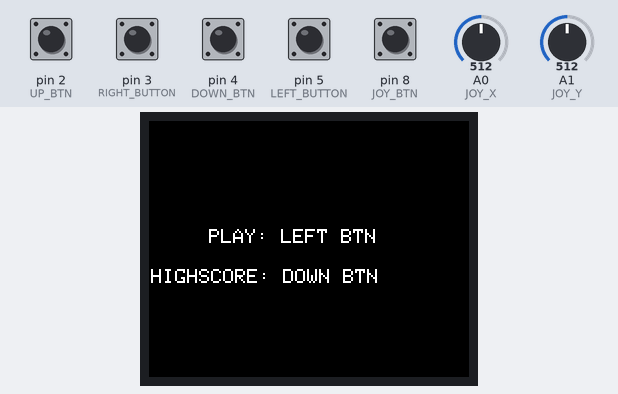
Bench run of a sketch on a simulated Arduino Uno, built with avr-gcc and run on an emulated ATmega328P. Parts: 160×128 colour display. The test bench sets the inputs (shaded band); at power-on: pin 2 (UP_BTN), pin 3 (RIGHT_BUTTON), pin 4 (DOWN_BTN), pin 5 (LEFT_BUTTON), pin 8 (JOY_BTN) HIGH, A1 (JOY_Y) = 512, A0 (JOY_X) = 512. Random numbers use the default seed unless the sketch sets one; what the sketch prints to the serial monitor is not drawn.

Above: at 2.4 s.
2.5 s: pin 5 (LEFT_BUTTON) pulled LOW for 0.15 s
At 3.5 s:
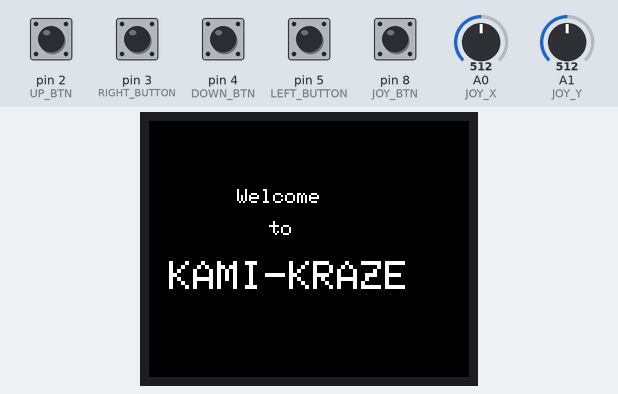
5.5 s: pin 2 (UP_BTN) pulled LOW for 1 s
At 7.3 s:
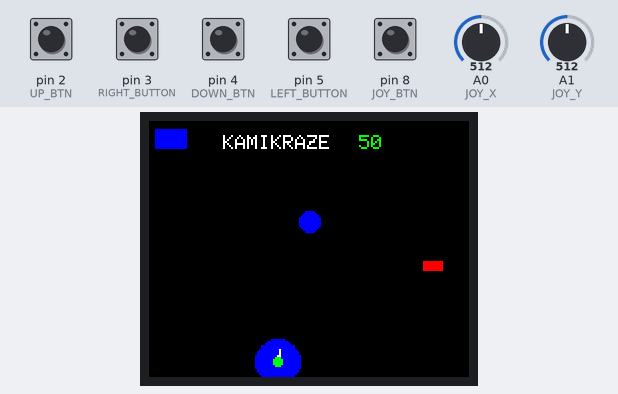
8.0 s: A1 (JOY_Y) set to 716
At 8.23 s:
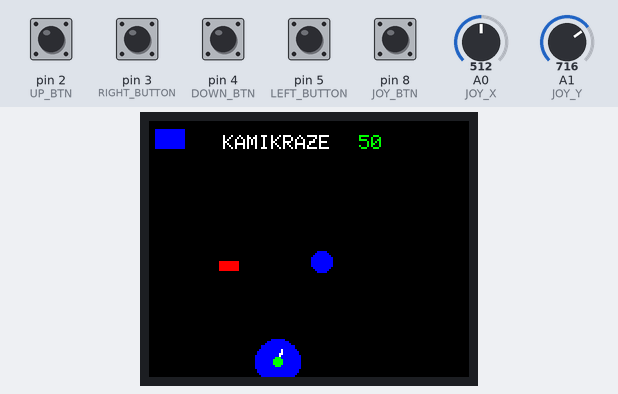
9.5 s: A0 (JOY_X) set to 716
At 9.76 s:
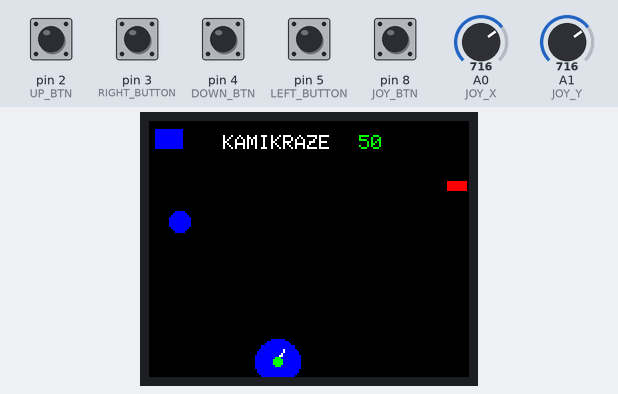
11.1 s: pin 3 (RIGHT_BUTTON) pulled LOW for 0.15 s
At 11.3 s:
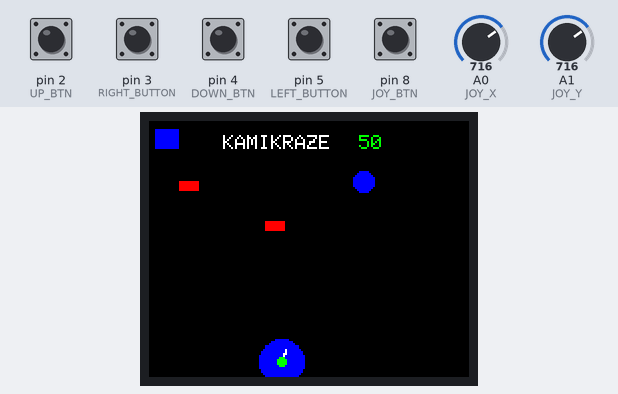
12.7 s: pin 8 (JOY_BTN) pulled LOW for 1 s
At 26.1 s:
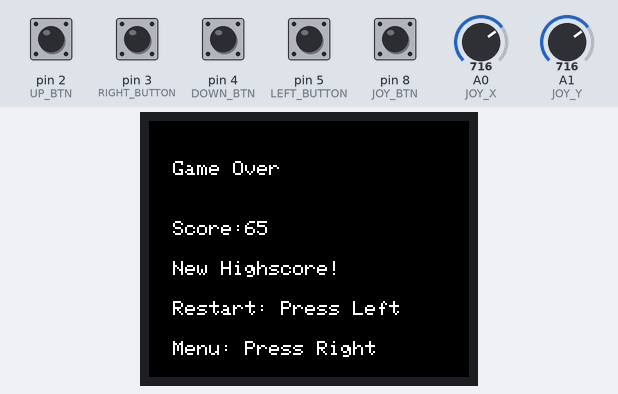

The sketch:

main21.ino
```cpp
//teamID - 65
//ARDDUGEM

#include <Adafruit_GFX.h>  // Core graphics library // Hardware-specific library
#include <Adafruit_ST7735.h>
#include <Wire.h>

// Define pins for the joystick
#define JOY_X 0
#define JOY_Y 1
#define LEFT_BUTTON 5
#define RIGHT_BUTTON 3
#define START_BUTTON 6
#define JOY_BTN 8
#define UP_BTN 2
#define DOWN_BTN 4

#define TFT_CS 10
#define TFT_RST 12
#define TFT_DC 9

#define BLACK 0x0000
#define RED 0x001F
#define BLUE 0xF800
#define GREEN 0x07E0
#define CYAN 0x07FF
#define MAGENTA 0xF81F
#define YELLOW 0xFFE0
#define WHITE 0xFFFF

#define BALL_RADIUS 2
#define BALL_SPEED 4

// Initialize the display
Adafruit_ST7735 tft = Adafruit_ST7735(TFT_CS, TFT_DC, TFT_RST);

unsigned long currentTime = millis();

int score = 0;
int playerLife = 100;
int highscore = 0;


float playerX = 64;
float playerY = 120;
float playerSize = 11.6;
int moveStep = 1;

class GreenBall {
public:
  float x, y;
  float radius = 2;
  float speed = 1.5;
  float directionX, directionY;
  bool released;

  GreenBall(float startX, float startY, float r, float s)
    : x(startX), y(startY), radius(r), speed(s), released(false) {}

  void clear(Adafruit_ST7735 &tft) {
    if (released) {
      tft.fillCircle(x, y, radius, ST7735_BLACK);
      tft.fillCircle(playerX, playerY, playerSize, ST7735_BLUE);
    } else {
      tft.fillCircle(playerX, playerY, radius, ST7735_GREEN);
    }
  }

  // Function to draw the green ball
  void draw(Adafruit_ST7735 &tft) {
    tft.fillCircle(x, y, radius, ST7735_GREEN);
  }

  // Function to update the position of the green ball
  void update() {
    if (released) {
      x += directionX * speed;
      y += directionY * speed;
    }
  }

  // Function to release the green ball
  void release(float dirX, float dirY) {
    directionX = dirX;
    directionY = dirY;
    released = true;
  }

  // Function to check if the ball is out of bounds
  bool isOutOfBounds() {
    return (x < 5 || x > 125 || y < 5 || y > 125);
  }

  // Function to reset the green ball
  void reset(float startX, float startY) {
    x = startX;
    y = startY;
    released = false;
  }
};

class FlyingObject {
public:
  float x, y;  // Position
  int id;      // Unique identifier
  int width, height, type;
  // Dimensions for erasing the object
  virtual void update() = 0;                    // Update position
  virtual void draw(Adafruit_ST7735 &tft) = 0;  // Draw the object
  virtual void clear(Adafruit_ST7735 &tft) {    // Clear the object's previous position
    tft.fillRect(x - 7, y - 7, width + 7, height + 7, ST7735_BLACK);
  }
};

// Derived class for JustPlanes
class JustPlane : public FlyingObject {
public:
  JustPlane(int startX, int startY, int newId) {
    x = startX;
    y = startY;
    id = newId;
    width = 12;
    height = 10;
    type = 0;
  }
  void update() override {
    x -= 1.7;  // Move left
  }
  void draw(Adafruit_ST7735 &tft) override {
    tft.fillTriangle(x, y, x + 7, y + 3, x + 7, y - 3, ST7735_WHITE);
  }
};

// Derived class for Kamikazes
class Kamikaze : public FlyingObject {
public:
  Kamikaze(int startX, int startY, int newId) {
    x = startX;
    y = startY;
    id = newId;
    width = 12;
    height = 10;
    type = 1;
  }
  void update() override {
    x -= 1.7;
  }
  void draw(Adafruit_ST7735 &tft) override {
    tft.fillRect(x, y, 10, 5, ST7735_RED);
  }
};

// Derived class for health objects
class Health : public FlyingObject {
public:
  Health(int startX, int startY, int newId) {
    x = startX;
    y = startY;
    id = newId;
    width = 10;
    height = 10;
    type = 2;
  }
  void update() override {
    x -= 1.7;
  }
  void draw(Adafruit_ST7735 &tft) override {
    tft.fillCircle(x, y, 5, ST7735_BLUE);
  }
};

// Function to create a random object
FlyingObject *createRandomObject(int layer, int id, int playerLife) {
  int startY = 30 + layer * 20;    // Y position based on layer with a gap of 20 pixels
  int startX = tft.width();        // Start from the right edge
  int objectType;

  // Randomly choose the type of object
  if (playerLife < 30) {
    // Increase the likelihood of health objects when player life is low
    objectType = random(0, 9);
  } else {
    objectType = random(0, 20);
  }

  switch (objectType) {
    case 13:
    case 12:
      return new JustPlane(startX, startY, id);
    case 1:
    case 19:
    case 11:
      return new Kamikaze(startX, startY, id);
    case 3:
      return new Health(startX, startY, id);
  }
  return nullptr;  // In case of an unexpected value
}


// Function to draw the ball
void drawBall(int x, int y) {
  tft.fillCircle(x, y, BALL_RADIUS, ST7735_GREEN);
}

const int triangleVertices[3][2] = {
  { -1, 0 },  // Bottom left
  { 1, 0 },   // Bottom right
  { 0, -6 }   // Top point
};

void fallingKame(int x, int y) {
  // Initial drawing of the falling object
  tft.fillRect(x, y, 10, 5, ST7735_RED);
  // Loop to animate the falling object
  int time = millis();
  while (y < 120) {  // Update the loop condition to avoid indefinite looping
    // Erase the previous position
    if (digitalRead(LEFT_BUTTON) == LOW && playerX > 8) {
      // Erase the previous player position
      tft.fillCircle(playerX, playerY, playerSize, ST7735_BLACK);
      // Update player position to the left
      playerX -= moveStep;
      // Draw the player at the new position
      tft.fillCircle(playerX, playerY, playerSize, ST7735_BLUE);
    }

    // Check if right button is pressed
    if (digitalRead(RIGHT_BUTTON) == LOW && playerX < 122) {
      // Erase the previous player position
      tft.fillCircle(playerX, playerY, playerSize, ST7735_BLACK);
      // Update player position to the right
      playerX += moveStep;
      // Draw the player at the new position
      tft.fillCircle(playerX, playerY, playerSize, ST7735_BLUE);
    }

    tft.fillRect(x, y, 10, 5, ST7735_BLACK);

    // Increment y position for falling effect
    y++;

    // Draw the object at the new position
    tft.fillRect(x, y, 10, 5, ST7735_RED);

    // Add a slight delay for animation smoothness
    delay(10);  // Adjust the delay value as needed
  }
  currentTime -= time;

  // Draw an explosion or any other effect at the final position
  tft.fillRoundRect(x - 2, y - 2, 15, 15, 15, WHITE);
  delay(60);
  tft.fillRoundRect(x - 2, y - 2, 15, 15, 40, BLACK);
  score += 50;
  if (abs(x - playerX)<30) {
  playerLife = max(0, playerLife - (1 - abs(x - playerX) / 130) * 40);}
}

// Variables to store the previous vertices of the ball pointer
int prevVertices[3][2];

FlyingObject *objects[150];  // Array to hold pointers to objects
  int nextId = 0;
  int  i;

void setup() {
  Serial.begin(9600);
  i = 0;
  FlyingObject *objects[150];  // Array to hold pointers to objects
  int nextId = 0;
  // Initialize the TFT screen
  tft.initR(INITR_BLACKTAB);
  tft.setRotation(3);
  // Draw the initial game screen
  // Set the joystick button as input
  pinMode(LEFT_BUTTON, INPUT_PULLUP);
  pinMode(RIGHT_BUTTON, INPUT_PULLUP);
  pinMode(START_BUTTON, INPUT_PULLUP);
  tft.fillScreen(ST7735_BLACK);  // Fill screen with black
  // Draw the player for the first time
  tft.fillCircle(playerX, playerY, playerSize, ST7735_BLUE);

  for (int i = 0; i < 3; i++) {
    prevVertices[i][0] = playerX + triangleVertices[i][0];
    prevVertices[i][1] = playerY + triangleVertices[i][1];
  }
  pinMode(JOY_BTN, INPUT_PULLUP);
  pinMode(UP_BTN, INPUT_PULLUP);
  randomSeed(analogRead(random(0, 1023)));// Seed the random number generator
   tft.fillScreen(BLACK);
    tft.setRotation(3);
    tft.setCursor(44, 34);
    tft.setTextSize(1);
    tft.setTextColor(WHITE);
    tft.println("Welcome");
    tft.setCursor(60, 50);
    tft.setTextColor(WHITE);
    tft.println("to");
    tft.setTextSize(2);
    tft.setCursor(10, 70);
    tft.println("KAMI-KRAZE");
    Serial.begin(9600);
    delay(1000);
    tft.fillScreen(BLACK);
}

int prevX = playerX;
int prevY = playerY;
float xDirection = 1;
float yDirection = 1;
float angle = atan2(yDirection, xDirection);
// Variables to store the filtered joystick values
float filteredXValue = 666;
float filteredYValue = 666;
float filterStrength = 0.1;
GreenBall greenBall(playerX, playerY, BALL_RADIUS, BALL_SPEED);

void menu() {
    tft.fillScreen(BLACK);
    tft.setTextSize(1);
    tft.setCursor(30, 54); // Set cursor position
    tft.setTextColor(WHITE);
    tft.println("PLAY: LEFT BTN");
    tft.setTextColor(WHITE);
    tft.setCursor(1, 74);
    tft.println("HIGHSCORE: DOWN BTN");

    while(true) {
    if (digitalRead(LEFT_BUTTON) == LOW) {
        tft.fillScreen(BLACK);
        tft.setCursor(10, 50);
        tft.setTextColor(WHITE);
        playerLife = 100;
        score = 0;
        setup();
        gamePlay();
    }

    if (digitalRead(DOWN_BTN) == LOW) {
        tft.fillScreen(BLACK);
        tft.setCursor(10, 50);
        tft.setTextColor(WHITE);
        tft.print("HIGHSCORE: ");
        tft.println(highscore);
        delay(1500);
        menu();
    }}
}


void gamePlay() {
  while (playerLife > 0) {
    //TopScreen
    tft.setTextSize(1);
    tft.fillRect(0, 0, tft.width(), 20, ST7735_BLACK);
    tft.fillRect(3, 4, 0.30*(playerLife), 10,ST7735_BLUE);
    tft.setCursor(37, 7);
    tft.print("KAMIKRAZE");
    tft.setTextColor(ST7735_GREEN);
    tft.setCursor(105, 7);
    tft.print(score);
    tft.setTextColor(ST7735_WHITE);

    int rawXValue = analogRead(JOY_X);
    int rawYValue = analogRead(JOY_Y);

    filteredXValue = (filterStrength * rawXValue) + ((1 - filterStrength) * filteredXValue);
    filteredYValue = (filterStrength * rawYValue) + ((1 - filterStrength) * filteredYValue);

    // Map the joystick values
    float xDirection = (filteredXValue - 0) / 666.0;
    float yDirection = (filteredYValue - 340) / 666.0;

    if (digitalRead(LEFT_BUTTON) == LOW && playerX > 8) {
      // Erase the previous player position
      tft.fillCircle(playerX, playerY, playerSize, ST7735_BLACK);
      // Update player position to the left
      playerX -= moveStep;
      // Draw the player at the new position
      tft.fillCircle(playerX, playerY, playerSize, ST7735_BLUE);
    }

    // Check if right button is pressed
    if (digitalRead(RIGHT_BUTTON) == LOW && playerX < 122) {
      // Erase the previous player position
      tft.fillCircle(playerX, playerY, playerSize, ST7735_BLACK);
      // Update player position to the right
      playerX += moveStep;
      // Draw the player at the new position
      tft.fillCircle(playerX, playerY, playerSize, ST7735_BLUE);
    }


    float angle = atan2(yDirection, xDirection);

    angle = constrain(angle, -PI / 2, PI / 2);

    // for orienting the pointer on the tank.
    // Rotate the triangle vertices based on the new angle
    int rotatedVertices[3][2];
    for (int i = 0; i < 3; i++) {
      rotatedVertices[i][0] = playerX + (cos(angle) * triangleVertices[i][0] - sin(angle) * triangleVertices[i][1]);
      rotatedVertices[i][1] = playerY + (sin(angle) * triangleVertices[i][0] + cos(angle) * triangleVertices[i][1]);
    }
    // Clear the triangle at its previous position by redrawing it in the background color
    tft.fillTriangle(
      prevVertices[0][0], prevVertices[0][1],
      prevVertices[1][0], prevVertices[1][1],
      prevVertices[2][0], prevVertices[2][1],
      ST7735_BLUE);

    // Draw the new rotated triangle
    tft.fillTriangle(
      rotatedVertices[0][0], rotatedVertices[0][1],
      rotatedVertices[1][0], rotatedVertices[1][1],
      rotatedVertices[2][0], rotatedVertices[2][1],
      ST7735_WHITE);


    // Update the previous vertices to the current ones for the next loop iteration
    for (int i = 0; i < 3; i++) {
      prevVertices[i][0] = rotatedVertices[i][0];
      prevVertices[i][1] = rotatedVertices[i][1];
    }
    greenBall.clear(tft);
    greenBall.update();
    if (digitalRead(JOY_BTN) == LOW || digitalRead(UP_BTN) == LOW) {
      if (!greenBall.released) {
        greenBall.x = playerX;
        greenBall.y = playerY;
        float angle = atan2(yDirection, xDirection);
        greenBall.release(cos(angle - PI / 2.0), sin(angle - PI / 2.0));
      }
    }
    if (greenBall.isOutOfBounds()) {
      greenBall.reset(130, 130);
      greenBall.released = 0;
      greenBall.clear(tft);
    }
    greenBall.draw(tft);

    // Randomly decide whether to create a new object
    if (random(0, 9) == 0) {     // 10% chance to create a new object
      int layer = random(0, 3);  // Choose a random layer
      objects[nextId++ % 150] = createRandomObject(layer, nextId, playerLife);
    }

    // Update and draw all objects
    for (int i = 0; i < 150; i++) {
      if (objects[i] != nullptr) {
        objects[i]->clear(tft);  // Clear the object's previous position
        objects[i]->update();
        objects[i]->draw(tft);
        objects[i + 1] = nullptr;
        // Check if the object is off the screen
        if (objects[i]->x < 10 - objects[i]->width) {
          tft.fillRect(objects[i]->x - 2, objects[i]->y - 6, objects[i]->width + 7, objects[i]->height + 7, ST7735_BLACK);
          delete objects[i];     // Delete the object
          objects[i] = nullptr;  // Set the pointer to null
        }
      }
    }

    // Check for collisions between the green ball and flying objects
    for (int i = 0; i < 150; i++) {
      if (objects[i] != nullptr && greenBall.released) {
        // Calculate bounding box of the flying object
        int objectLeft = objects[i]->x - objects[i]->width / 2;
        int objectRight = objects[i]->x + objects[i]->width / 2;
        int objectTop = objects[i]->y - objects[i]->height / 2;
        int objectBottom = objects[i]->y + objects[i]->height / 2;

        // Calculate bounding box of the green ball
        int ballLeft = greenBall.x - greenBall.radius;
        int ballRight = greenBall.x + greenBall.radius;
        int ballTop = greenBall.y - greenBall.radius;
        int ballBottom = greenBall.y + greenBall.radius;

        // Check for intersection between bounding boxes
        if (ballRight >= objectLeft && ballLeft <= objectRight && ballBottom >= objectTop && ballTop <= objectBottom) {
          // Erase the object from the screen
          // Print the class of the flying object
          if (objects[i]->type == 1) {
            fallingKame(objects[i]->x, objects[i]->y);
          } else if (objects[i]->type == 0) {
            score += 15;

          } else if (objects[i]->type == 2) {
            score += 7;
            playerLife = min(100, playerLife + 20);
          }
          Serial.print("PL: ");
          Serial.println(playerLife);
          Serial.print("Score: ");
          Serial.println(score);

          objects[i]->clear(tft);

          // Delete the object
          delete objects[i];
          objects[i] = nullptr;

          // Reset the green ball
          greenBall.clear(tft);
          greenBall.reset(130, 130);
          greenBall.released = false;
        }
      }
    }
    unsigned long currentTime = millis();   // Current time since the Arduino board started running
    unsigned long decreaseInterval = 1000;  // Decrease player's life every 1 second (adjust as needed)
    static unsigned long previousDecreaseTime = 0;

    if (currentTime - previousDecreaseTime >= decreaseInterval) {
      // Decrease player's life by a certain amount every interval
      playerLife = max(0, playerLife - 3);
      previousDecreaseTime = currentTime;
    }

    delay(2.3);
  }
  if (playerLife == 0) {
    endGame();
  }
}


void endGame() {
  tft.fillScreen(ST7735_BLACK);    // Clear the screen
  tft.setTextSize(1);              // Set text size
  tft.setTextColor(ST7735_WHITE);  // Set text color
  tft.setCursor(12, 20);           // Set cursor position
  tft.println("Game Over");        // Print "Game Over" message
  tft.setCursor(12, 50); // Set cursor position for the score
  tft.print("Score:"); // Print "Score: " prefix
  tft.println(score); // Print the actual score value
  highscore = max(score, highscore);
  if (highscore==score) {
    tft.setCursor(12, 70); // Set cursor position for the score
  tft.print("New Highscore!");
  }
   tft.setCursor(12, 90); // Set cursor position for the options
  tft.print("Restart: Press Left"); // Print the option to restart
  tft.setCursor(12, 110); // Set cursor position for the options
  tft.print("Menu: Press Right");   // Print the option to go to the menu

  // Wait for the user input to choose between options
  while (true) {
    if (digitalRead(LEFT_BUTTON) == LOW) {
      playerLife = 100;
      score = 0;
      tft.fillScreen(BLACK);
      setup();
      gamePlay(); // Restart the game
      return;  // Exit the function
    } else if (digitalRead(RIGHT_BUTTON) == LOW) {
      // Go to the menu
      menu(); // Function to display the menu
      delay(100);
      return;        // Exit the function
    }

}}

void loop() {
  menu();
  gamePlay();
  endGame();
}
```

Measured:
- after the input at 2.5 s, the display: first changes at once (image 1 shows a later state)
- what the display in image 1 shows lasts 1.0 s, from 2.7 s to 3.7 s
